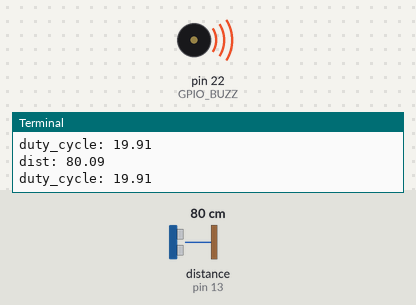
Bench run of a program on a simulated Raspberry Pi (header pin numbers). On the bench: buzzer (waves = sounding), the last lines printed to the terminal. Inputs (shaded band) come from the test bench; at power-on: distance to the obstacle (sensor on pin 13) 80 cm. The echo pulse lasts 58.3 µs per cm; the clock reads 2024-03-15 10:24:30 at power-on unless the program sets it.

Above: at 3.2 s.
3.3 s: distance to the obstacle (sensor on pin 13) set to 96 cm
4.8 s: distance to the obstacle (sensor on pin 13) set to 103 cm
At 5.8 s:
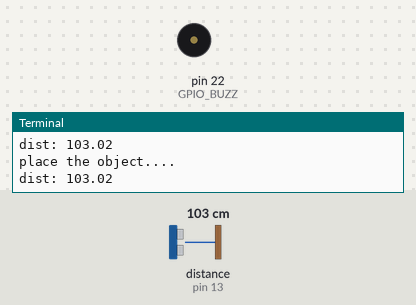
6.5 s: distance to the obstacle (sensor on pin 13) set to 9 cm
At 7.3 s:
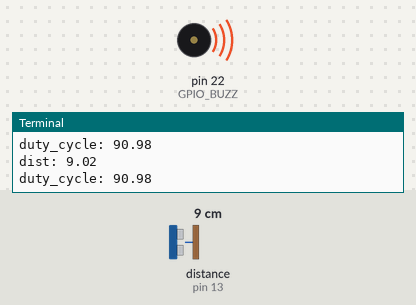
8.0 s: distance to the obstacle (sensor on pin 13) set to 120 cm
At 8.7 s:
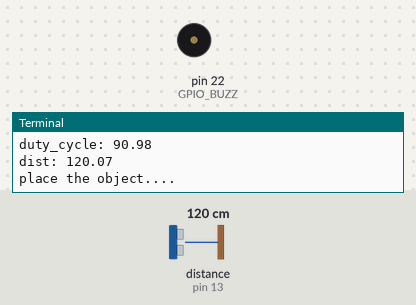
Timing chart, 0 to 10.5 s (numbered marks = the images above; inputs shaded):
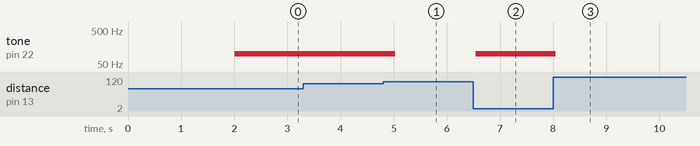

The program:

pwm2.py
```python
import RPi.GPIO as GPIO
import time

GPIO.setmode(GPIO.BOARD)
# US-100:
#       VCC to PI PIN-2
#       GND to PI PIN-6
#       TRIGGER to PIN-11
#       ECHO to PIN-13
# BUZZER
#       +ve to PIN-22
#       -ve to 100 ohm resistor to GND

GPIO_TRIG = 11
GPIO_ECHO = 13
GPIO_BUZZ = 22
i=0
GPIO.setup(GPIO_ECHO, GPIO.IN)
GPIO.setup(GPIO_TRIG, GPIO.OUT)
GPIO.setup(GPIO_BUZZ, GPIO.OUT)

buz_pwm = GPIO.PWM(GPIO_BUZZ, 100)
buz_pwm.start(0)
GPIO.output(GPIO_TRIG, False)
print "Calibrating....."
time.sleep(2)

MAX_DISTANCE = 100
Calibration = 0

print "Place the object......"

try:
    while True:
        #print "In loop"
    	GPIO.output(GPIO_TRIG, True)
       	time.sleep(0.00001)
       	GPIO.output(GPIO_TRIG, False)

       	while GPIO.input(GPIO_ECHO)==0:
            pulse_start = time.time()

        while GPIO.input(GPIO_ECHO)==1:
            pulse_end = time.time()

        pulse_duration = pulse_end - pulse_start

        # Distance = Velocity of Sound * (Time/2)
        # Vel of sound = 34300 cm/s
        # Distance = 34300 * Time / 2 = Time * 17150
        distance = pulse_duration * 17150

        #Round to two decimal
        distance = round(distance + Calibration, 2)
        print "dist:",distance
        if distance<=MAX_DISTANCE and distance>=5:
            #print "distance:",distance,"cm"
            duty_cycle = min(100,(100-distance*100/MAX_DISTANCE))
            print "duty_cycle:",duty_cycle
            buz_pwm.ChangeDutyCycle(duty_cycle)
            i=1

        if distance>MAX_DISTANCE and i==1:
            buz_pwm.ChangeDutyCycle(0)
            print "place the object...."
            i=0
        time.sleep(0.75)

except KeyboardInterrupt:
    GPIO.cleanup()
```

Measured:
- the behaviour switches between 99 and 100 cm on distance to the obstacle (sensor on pin 13) (found by bisection; images 0 and 1)
- after the input at 4.8 s, tone on pin 22 (GPIO_BUZZ): 100 Hz → silent after 0.23 s
- after the input at 6.5 s, tone on pin 22 (GPIO_BUZZ): silent → 100 Hz at once
- after the input at 8.0 s, tone on pin 22 (GPIO_BUZZ): 100 Hz → silent after 0.05 s
